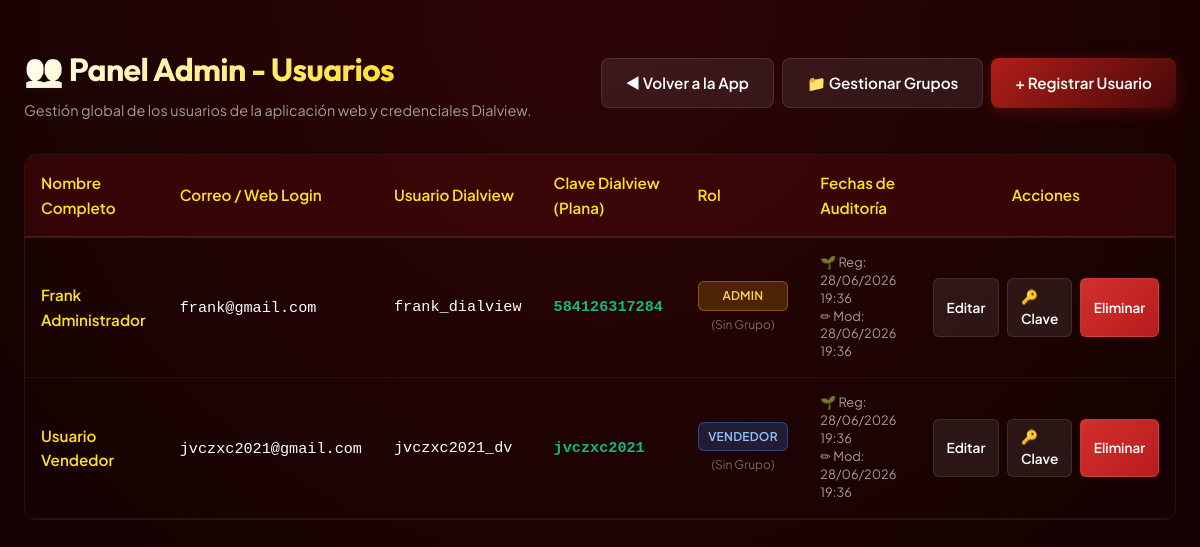
The app's page /Admin/index.php (signed in) with its own data.
### tables this page shows
CREATE TABLE IF NOT EXISTS `biartet_users` (
  `id` INT AUTO_INCREMENT PRIMARY KEY,
  `username` VARCHAR(100) NOT NULL UNIQUE,
  `password` VARCHAR(255) NOT NULL,
  `is_admin` TINYINT(1) DEFAULT 0,
  `nombre_completo` VARCHAR(255) NULL,
  `usuario_dialview` VARCHAR(100) NULL,
  `contrasena_dialview` VARCHAR(255) NULL,
  `fecha_eliminacion` DATETIME NULL,
  `grupo_id` INT NULL,
  `fecha_creacion` DATETIME NOT NULL,
  `fecha_actualizacion` DATETIME NOT NULL,
  FOREIGN KEY (`grupo_id`) REFERENCES `biartet_grupos`(`id`) ON DELETE SET NULL
);

### Admin/index.php (the view, shortened to what this page needs)
<?php
$db = DatabaseConnection::getInstance();
$currentUserId = (int)$_SESSION['user']['id'];
$action = isset($_GET['action']) ? trim($_GET['action']) : '';
?>
<!DOCTYPE html>
<html lang="es">
<head>
    <link rel="stylesheet" href="../css/style.css">
</head>
<body>
    <div class="admin-container">
        <div style="display:flex; justify-content:space-between; align-items:center; flex-wrap:wrap; margin-bottom:2rem; gap:1rem;">
            <div>
                <h1 class="gradient-text" style="margin:0 0 0.25rem 0;">👥 Panel Admin - Usuarios</h1>
                <p style="font-size:0.9rem; color:rgba(255,255,255,0.6);">Gestión global de los usuarios de la aplicación web y credenciales Dialview.</p>
            </div>
            <div style="display:flex; gap:0.5rem;">
                <a href="../" class="btn btn-secondary">◀ Volver a la App</a>
                <a href="?action=show_groups" class="btn btn-secondary">📁 Gestionar Grupos</a>
                <?php if ($action !== 'show_create'): ?>
                    <a href="?action=show_create" class="btn btn-primary">+ Registrar Usuario</a>
                <?php endif; ?>
            </div>
        </div>
        <?php if ($action === 'show_create' || $action === 'show_edit'):
            $id = isset($_GET['id']) ? (int)$_GET['id'] : 0;
            $user = null;
            if ($id) {
                $res = mysqli_query($db, "SELECT * FROM `biartet_users` WHERE `id` = $id LIMIT 1");
                $user = $res ? mysqli_fetch_assoc($res) : null;
            }
            $groupsRes = mysqli_query($db, "SELECT * FROM `biartet_grupos` ORDER BY `nombre` ASC");
        ?>
            <div class="glass-card" style="max-width: 700px; margin: 0 auto;">
                <h2 class="gradient-text" style="margin-top:0; margin-bottom:1.5rem;">
                    <?php echo $id ? '✏ Editar Usuario' : '➕ Registrar Nuevo Usuario'; ?>
                </h2>
                <form action="?action=<?php echo $id ? 'edit' : 'create'; ?>" method="POST">
                    <?php if ($id): ?>
                        <input type="hidden" name="id" value="<?php echo $id; ?>">
                    <?php endif; ?>
                    <div class="form-group">
                        <label class="form-label" for="nombre_completo">Nombre Completo *</label>
                        <input type="text" id="nombre_completo" name="nombre_completo" class="form-control" value="<?php echo $user ? htmlspecialchars($user['nombre_completo']) : ''; ?>" required placeholder="Ej: John Doe">
                    </div>
                    <div class="form-group">
                        <label class="form-label" for="correo_electronico">Correo Electrónico (Email de Ingreso) *</label>
                        <input type="email" id="correo_electronico" name="correo_electronico" class="form-control" value="<?php echo $user ? htmlspecialchars($user['username']) : ''; ?>" required placeholder="Ej: john@gmail.com">
                    </div>
                    <?php if (!$id): ?>
                        <div class="form-group">
                            <label class="form-label" for="password">Contraseña de Ingreso Web *</label>
                            <input type="text" id="password" name="password" class="form-control" required placeholder="Defina la clave de acceso web inicial" value="5841263">
                        </div>
                    <?php endif; ?>
                    <div style="display:grid; grid-template-columns:1fr 1fr; gap:1.5rem;">
                        <div class="form-group">
                            <label class="form-label" for="usuario_dialview">Usuario de Software Dialview *</label>
                            <input type="text" id="usuario_dialview" name="usuario_dialview" class="form-control" value="<?php echo $user ? htmlspecialchars($user['usuario_dialview']) : ''; ?>" required placeholder="Ej: john_dv">
                        </div>
                        <div class="form-group">
                            <label class="form-label" for="contrasena_dialview">Contraseña de Software Dialview *</label>
                            <input type="text" id="contrasena_dialview" name="contrasena_dialview" class="form-control" value="<?php echo $user ? htmlspecialchars($user['contrasena_dialview']) : ''; ?>" required placeholder="Ej: dv1234">
                        </div>
                    </div>
                    <div class="form-group" style="margin-top: 1rem;">
                        <label class="form-label" for="grupo_id">Grupo de Ventas / Campañas (ins7.md)</label>
                        <select id="grupo_id" name="grupo_id" class="form-control">
                            <option value="">Global / Sin Grupo</option>
                            <?php if ($groupsRes): ?>
                                <?php while ($g = mysqli_fetch_assoc($groupsRes)): ?>
                                    <option value="<?php echo $g['id']; ?>" <?php echo ($user && (int)$user['grupo_id'] === (int)$g['id']) ? 'selected' : ''; ?>>
                                        <?php echo htmlspecialchars($g['nombre']); ?>
                                    </option>
                                <?php endwhile; ?>
                            <?php endif; ?>
                        </select>
                    </div>
                    <div class="form-group" style="margin-top: 1rem;">
                        <label style="display: flex; align-items: center; gap: 0.5rem; cursor: pointer; font-size: 0.95rem; font-weight: 600;">
                            <input type="checkbox" name="is_admin" <?php echo ($user && (int)$user['is_admin'] === 1) ? 'checked' : ''; ?> style="width: 18px; height: 18px; cursor: pointer;">
                            Es Administrador (Privilegios globales)
                        </label>
                    </div>
                    <div style="display: flex; gap: 1rem; justify-content: flex-end; border-top: 1px solid rgba(255,255,255,0.08); padding-top: 1.5rem; margin-top: 2rem;">
                        <a href="index.php" class="btn btn-secondary">Cancelar</a>
                        <button type="submit" class="btn btn-primary"><?php echo $id ? 'Guardar Cambios' : 'Registrar Usuario'; ?></button>
                    </div>
                </form>
            </div>
        <?php else:
            $res = mysqli_query($db, "SELECT u.*, g.nombre AS grupo_nombre FROM `biartet_users` u LEFT JOIN `biartet_grupos` g ON u.grupo_id = g.id ORDER BY u.fecha_creacion DESC");
            $users = array();
            if ($res) {
                while ($row = mysqli_fetch_assoc($res)) {
                    $users[] = $row;
                }
            }
        ?>
            <div class="table-responsive">
                <table class="custom-table">
                    <thead>
                        <tr>
                            <th>Nombre Completo</th>
                            <th>Correo / Web Login</th>
                            <th>Usuario Dialview</th>
                            <th>Clave Dialview (Plana)</th>
                            <th>Rol</th>
                            <th>Fechas de Auditoría</th>
                            <th style="width: 250px; text-align: center;">Acciones</th>
                        </tr>
                    </thead>
                    <tbody>
                        <?php if (empty($users)): ?>
                            <tr>
                                <td colspan="7" style="text-align: center; padding: 2rem; color: rgba(255,255,255,0.4);">
                                    No hay usuarios registrados en el sistema.
                                </td>
                            </tr>
                        <?php else: ?>
                            <?php foreach ($users as $u):
                                $isDeleted = $u['fecha_eliminacion'] !== null;
                            ?>
                                <tr style="<?php echo $isDeleted ? 'opacity: 0.5; background: rgba(239, 68, 68, 0.05);' : ''; ?>">
                                    <td>
                                        <div style="font-weight:600; color:<?php echo $isDeleted ? 'rgba(255,255,255,0.4)' : 'var(--highlight-color)'; ?>;">
                                            <?php echo htmlspecialchars($u['nombre_completo']); ?>
                                        </div>
                                    </td>
                                    <td>
                                        <span style="font-weight: 500; font-family: monospace;"><?php echo htmlspecialchars($u['username']); ?></span>
                                    </td>
                                    <td style="font-family: monospace;"><?php echo htmlspecialchars($u['usuario_dialview']); ?></td>
                                    <td style="font-family: monospace; font-weight: bold; color: #10b981;"><?php echo htmlspecialchars($u['contrasena_dialview']); ?></td>
                                    <td>
                                        <span class="badge <?php echo (int)$u['is_admin'] === 1 ? 'badge-pendiente' : 'badge-llamar-de-nuevo'; ?>" style="font-size: 0.75rem; display:block; margin-bottom:0.25rem; text-align:center;">
                                            <?php echo (int)$u['is_admin'] === 1 ? 'ADMIN' : 'VENDEDOR'; ?>
                                        </span>
                                        <?php if ($u['grupo_nombre']): ?>
                                            <span class="badge badge-exito-pedido" style="font-size: 0.7rem; display:block; text-align:center; background: rgba(59, 130, 246, 0.2); color: #93c5fd; border: 1px solid rgba(59, 130, 246, 0.3);">
                                                👥 <?php echo htmlspecialchars($u['grupo_nombre']); ?>
                                            </span>
                                        <?php else: ?>
                                            <span style="font-size: 0.75rem; color: rgba(255,255,255,0.4); display:block; text-align:center;">(Sin Grupo)</span>
                                        <?php endif; ?>
                                    </td>
                                    <td style="font-size: 0.8rem; color: rgba(255,255,255,0.6); line-height: 1.4;">
                                        <div>🌱 Reg: <?php echo date('d/m/Y H:i', strtotime($u['fecha_creacion'])); ?></div>
                                        <div>✏ Mod: <?php echo date('d/m/Y H:i', strtotime($u['fecha_actualizacion'])); ?></div>
                                    </td>
                                    <td>
                                        <div class="action-buttons" style="justify-content: center;">
                                            <?php if (!$isDeleted): ?>
                                                <a href="?action=show_edit&id=<?php echo $u['id']; ?>" class="btn btn-secondary action-btn" style="padding: 0.4rem 0.8rem; font-size: 0.85rem;" title="Editar Datos">Editar</a>
                                                <a href="?action=show_password&id=<?php echo $u['id']; ?>" class="btn btn-secondary action-btn" style="padding: 0.4rem 0.8rem; font-size: 0.85rem;" title="Cambiar Contraseña">🔑 Clave</a>
                                                <?php if ($u['id'] !== $currentUserId): ?>
                                                    <a href="?action=delete&id=<?php echo $u['id']; ?>" class="btn btn-secondary btn-danger action-btn" style="padding: 0.4rem 0.8rem; font-size: 0.85rem;" title="Eliminar Usuario" onclick="return confirm('¿Está seguro de que desea eliminar a este usuario del sistema?');">Eliminar</a>
                                                <?php endif; ?>
                                            <?php endif; ?>
                                        </div>
                                    </td>
                                </tr>
                            <?php endforeach; ?>
                        <?php endif; ?>
                    </tbody>
                </table>
            </div>
        <?php endif; ?>
    </div>
</body>
</html>

### css/style.css (style rules this page uses)
:root { --corporate-color: #460809; --corporate-colore: #B11F19; --highlight-color: #FFDF20; --text-color-light: #FFFFFF; --border-color: #FFFFFF; --bg-dark-gradient: radial-gradient(circle at top, #2e0506 0%, #0d0101 100%); --bg-glass: rgba(30, 8, 9, 0.45); --bg-glass-hover: rgba(50, 12, 14, 0.65); --glass-border: 1px solid rgba(255, 255, 255, 0.08); --glass-border-focus: 1px solid rgba(255, 223, 32, 0.4); --shadow-premium: 0 15px 35px rgba(0, 0, 0, 0.6), 0 5px 15px rgba(70, 8, 9, 0.15); --font-sans: 'Plus Jakarta Sans', 'Outfit', system-ui, -apple-system, sans-serif; --status-pending: #f59e0b; --status-success: #10b981; --status-error: #ef4444; --status-info: #3b82f6; --status-neutral: #8b5cf6; }
* { margin: 0; padding: 0; box-sizing: border-box; }
body { font-family: var(--font-sans); background: var(--bg-dark-gradient); background-attachment: fixed; color: var(--text-color-light); min-height: 100vh; overflow-x: hidden; line-height: 1.6; }
h1, h2, h3, h4 { font-family: 'Outfit', var(--font-sans); font-weight: 700; letter-spacing: -0.02em; margin-bottom: 1.5rem; }
.gradient-text { background: linear-gradient(135deg, #FFFFFF 0%, var(--highlight-color) 100%); -webkit-background-clip: text; -webkit-text-fill-color: transparent; display: inline-block; }
.btn { display: inline-flex; align-items: center; justify-content: center; gap: 0.5rem; font-family: var(--font-sans); font-weight: 600; font-size: 0.95rem; padding: 0.75rem 1.5rem; border-radius: 8px; border: none; cursor: pointer; transition: all 0.25s cubic-bezier(0.4, 0, 0.2, 1); text-decoration: none; }
.btn-primary { background: linear-gradient(135deg, var(--corporate-colore) 0%, var(--corporate-color) 100%); color: var(--text-color-light); box-shadow: 0 4px 15px rgba(177, 31, 25, 0.3); }
.btn-secondary { background: rgba(255, 255, 255, 0.08); color: var(--text-color-light); border: 1px solid rgba(255, 255, 255, 0.1); }
.btn-danger { background: linear-gradient(135deg, #d32f2f 0%, #b71c1c 100%); color: var(--text-color-light); }
.table-responsive { width: 100%; overflow-x: auto; border-radius: 12px; border: var(--glass-border); }
.custom-table { width: 100%; border-collapse: collapse; text-align: left; }
.custom-table th { background: rgba(70, 8, 9, 0.6); color: var(--highlight-color); font-weight: 600; padding: 1rem; font-size: 0.95rem; border-bottom: 2px solid rgba(255, 255, 255, 0.1); }
.custom-table td { padding: 1rem; border-bottom: 1px solid rgba(255, 255, 255, 0.05); font-size: 0.95rem; vertical-align: middle; }
.badge { display: inline-block; padding: 0.25rem 0.6rem; border-radius: 6px; font-size: 0.8rem; font-weight: 600; text-transform: uppercase; letter-spacing: 0.02em; }
.badge-pendiente { background: rgba(245, 158, 11, 0.2); color: #fcd34d; border: 1px solid rgba(245, 158, 11, 0.4); }
.badge-llamar-de-nuevo { background: rgba(59, 130, 246, 0.2); color: #93c5fd; border: 1px solid rgba(59, 130, 246, 0.4); }
.action-buttons { display: flex; gap: 0.5rem; }
.action-btn { padding: 0.4rem 0.8rem; border-radius: 6px; font-size: 0.85rem; }

### Admin/index.php (style rules this page uses)
body { padding-top: 20px; }
.admin-container { max-width: 1200px; margin: 0 auto; padding: 1.5rem; }

### records on screen
biartet_users: nombre_completo "Frank Administrador", username "frank@gmail.com", usuario_dialview "frank_dialview", contrasena_dialview "584126317284", is_admin "ADMIN", fecha_creacion "28/06/2026 19:36", fecha_actualizacion "28/06/2026 19:36"
biartet_users: nombre_completo "Usuario Vendedor", username "jvczxc2021@gmail.com", usuario_dialview "jvczxc2021_dv", contrasena_dialview "jvczxc2021", is_admin "VENDEDOR", fecha_creacion "28/06/2026 19:36", fecha_actualizacion "28/06/2026 19:36"
